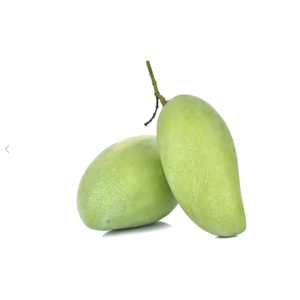
#> input picture Modulel_AI_24_25/Modulel_AI_24_25-main/Do_Ngot_Xoai/Mango/Sour/10.png, 300 x 300 px; its folder holds only this picture in this run
$ python main.py
#> lines starting #> are read from the running program, lines starting #| are printed output that depends on the picture
import os
import numpy as np
import matplotlib.pyplot as plt
from PIL import Image

folder_sour = 'Mango/Sour'
folder_sweet = 'Mango/Sweet'

images_sour = os.listdir(folder_sour)
images_sweet = os.listdir(folder_sweet)

# Tạo mảng lưu các giá trị chỉ số của các hình
RGB_sour = np.zeros(len(images_sour))
RGB_sweet = np.zeros(len(images_sweet))

# Hàm tính chỉ số
def calc_RGB(I):
    R = np.sum(I[:,:,0])
    G = np.sum(I[:,:,1])
    B = np.sum(I[:,:,2])
    return R / (R + G + B)

# Tính chỉ số của tất cả các hình trong thư mục
for i, img in enumerate(images_sour):
    I = np.array(Image.open(os.path.join(folder_sour, img)))
#> I is the input picture: shape (300, 300, 4); mean R, G, B, A 239.9, 244, 228.9, 255
    RGB_sour[i] = calc_RGB(I)
#> in calc_RGB, `R = np.sum(I[:,:,0])`: R = 21586731
#> in calc_RGB, `G = np.sum(I[:,:,1])`: G = 21958019
#> in calc_RGB, `B = np.sum(I[:,:,2])`: B = 20598976
    # print(RGB_sour[i])

for i, img in enumerate(images_sweet):
    I = np.array(Image.open(os.path.join(folder_sweet, img)))
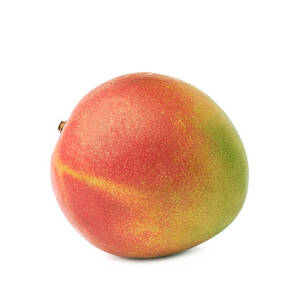
#> input picture Modulel_AI_24_25/Modulel_AI_24_25-main/Do_Ngot_Xoai/Mango/Sweet/2.png, 300 x 300 px
#> I is the input picture: shape (300, 300, 3); mean R, G, B 240.5, 213.6, 198.5
    RGB_sweet[i] = calc_RGB(I)
    # print(RGB_sweet[i])

# Vẽ đồ thị
plt.figure()
plt.stem(RGB_sour, np.zeros(len(images_sour)), 'g', markerfmt='og', label='sour mango')
plt.stem(RGB_sweet, np.zeros(len(images_sweet)), 'r', markerfmt='or', label='sweet mango')
plt.legend()
plt.title('feature of sweet and sour mango')
plt.xlabel('R/(R+G+B)')
plt.show()
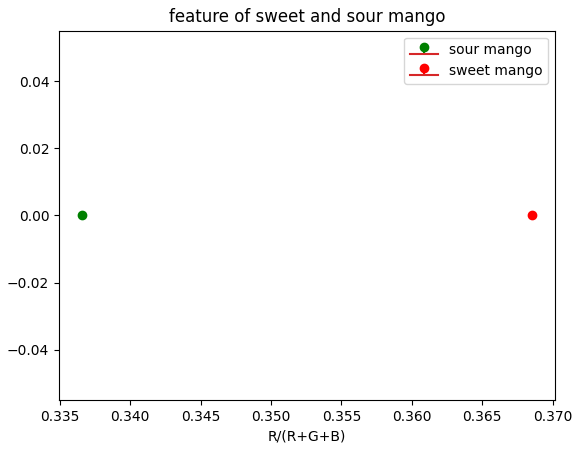
#> figure drawn by matplotlib, 1 panel

# Test theo công thức
I_test = np.array(Image.open("Mango/Sweet/2.png"))
testRGB = calc_RGB(I_test)
#> testRGB = 0.369

if testRGB > 0.3487:
    print("Ảnh test là quả xoài ngọt")
else:
    print("Ảnh test là quả xoài chua")
